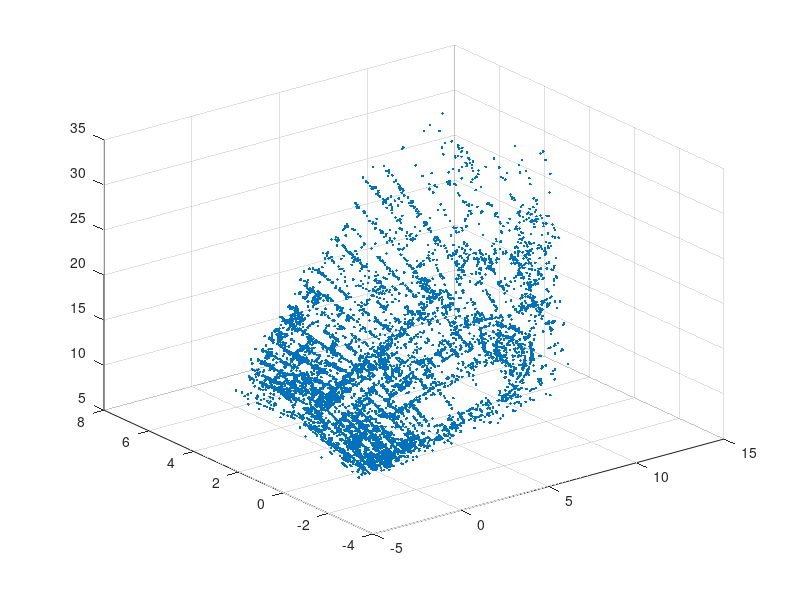

This figure's MATLAB source: (Note: this script raises an error after producing the figure.)
data = load("A2data/data/compEx1data.mat");
H_points_3D = data.X;
Ps = data.P;
img_points = data.x;
img_names = data.imfiles;
scatter3(H_points_3D(1,:),H_points_3D(2,:),H_points_3D(3,:),'.')
hold on
for i = 1 : length(Ps)
plotcams(Ps(i))
end
axis equal
%%
% Poject points on camera 1
img = imread(img_names{1});
flat_img1_points = pflat(img_points{1});

proj_points = Ps{1} * H_points_3D;
proj_points = pflat(proj_points);

visible = isfinite(proj_points(1,:));

imshow(img)
hold on                                                                                 
plot(proj_points(1,visible),proj_points(2,visible),'.')
plot(flat_img1_points(1,visible),flat_img1_points(2,visible),'o') 
axis equal
%%
% Projective transformation
T1 = [1 0 0 0; 0 3 0 0; 0 0 1 0; 1/8 1/8 0 1];
T2 = [1 0 0 0; 0 1 0 0; 0 0 1 0; 1/16 1/16 0 1];

X_p1 = pflat(T1 * H_points_3D);
X_p2 = pflat(T2 * H_points_3D);

Ps_p1 = cell(1,9);
Ps_p2 = cell(1,9);
for i = 1 :length(Ps)
    Ps_p1{i} = Ps{i} * T1^(-1);
    Ps_p2{i} = Ps{i} * T2^(-1);
end
% First transformation
scatter3(X_p1(1,:),X_p1(2,:),X_p1(3,:),'.')
hold on
axis equal
for i = 1 :length(Ps)
    plotcams(Ps_p1(i))
end
% Second transformation
figure(2)
scatter3(X_p2(1,:),X_p2(2,:),X_p2(3,:),'.')
hold on
axis equal
for i = 1 :length(Ps)
    plotcams(Ps_p2(i))
end

%% plots
project_and_plot(Ps_p1{1},X_p1,img_names{1})
hold on 
project_and_plot(Ps_p2{1},X_p2,img_names{1})
hold on 
img_points_1 = pflat(img_points{1});
plot(img_points_1(1,:),img_points_1(2,:),'o')
legend('Reconstruction from T1 view 1','Reconstruction from T2 view 1','Image 1 points')

%% Computer Exercise 2
data_ex2 = load("Assignment_2/A2data/data/compEx3data.mat") ;
meas_points_1 = data_ex2.x{1};
meas_points_2 = data_ex2.x{2};

x1_mu = mean(meas_points_1(1,:));
y1_mu = mean(meas_points_1(2,:));
x2_mu = mean(meas_points_2(1,:));
y2_mu = mean(meas_points_2(2,:));
x1_std = std(meas_points_1(1,:));
y1_std = std(meas_points_1(2,:));
x2_std = std(meas_points_2(1,:));
y2_std = std(meas_points_2(2,:));
N1 = [1/x1_std 0 -x1_mu/x1_std; 0 1/y1_std -y1_mu/y1_std; 0 0 1];
N2 = [1/x2_std 0 -x2_mu/x2_std; 0 1/y2_std -y2_mu/y2_std; 0 0 1];
norm_meas_points_1 = N1 * meas_points_1 ;
norm_meas_points_2 = N2 * meas_points_2 ;

subplot(1,2,1)
plot(meas_points_1(1,:),meas_points_1(2,:),'.')
title('Unnormlaized data points (Camera 1)')
subplot(1,2,2)
plot(norm_meas_points_1(1,:),norm_meas_points_1(2,:),'.')
title('Normlaized data points(Camera 1)')


figure(2)
subplot(1,2,1)
plot(meas_points_2(1,:),meas_points_2(2,:),'.')
title('Unnormlaized data points(Camera 2)')
subplot(1,2,2)
plot(norm_meas_points_2(1,:),norm_meas_points_2(2,:),'.')
title('Normlaized data points(Camera 2)')
%% DLT
points_3D = [data_ex2.Xmodel ; ones(1,length(data_ex2.Xmodel))];
[min_lambda_1 , min_egein_vec_1 , norm_Mv_1]=estimate_camera_DLT(norm_meas_points_1,points_3D);
[min_lambda_2 , min_egein_vec_2 , norm_Mv_2]=estimate_camera_DLT(norm_meas_points_2,points_3D);

P1 = reshape(-min_egein_vec_1(1:12),[4 3])';
P2 = reshape(-min_egein_vec_2(1:12),[4 3])';
P1_n = N1^(-1) * P1;
P2_n = N2^(-1) * P2;
Proj_1 = pflat(P1_n * points_3D);
Proj_2 = pflat(P2_n * points_3D);

cube_1 = imread("A2data/data/cube1.JPG");
cube_2 = imread("A2data/data/cube2.JPG");

figure(1)
imshow(cube_1)
hold on
plot(Proj_1(1,:),Proj_1(2,:),'o')
plot(meas_points_1(1,:),meas_points_1(2,:),'*')
hold off
legend('projected points','measured points')

figure(2)
imshow(cube_2)
hold on
plot(Proj_2(1,:),Proj_2(2,:),'o')
plot(meas_points_2(1,:),meas_points_2(2,:),'*')
legend('projected points','measured points')
%% 3D plots

plot_camera(P1_n,30)
hold on 
plot_camera(P2_n,30)
hold on
plot3(points_3D(1,:),points_3D(2,:),points_3D(3,:),'*')
legend("camera center","camera axis")
%% inner params
[K ,RT] = rq(P1_n);
%% Computer Ex 3

[ f1 , d1 ] = vl_sift ( single ( rgb2gray ( cube_1 )) , 'PeakThresh' , 1);

% imshow(cube_1)
% hold on
% vl_plotframe ( f1 );

[ f2 , d2 ] = vl_sift ( single ( rgb2gray ( cube_2 )) , 'PeakThresh' , 1);
[ matches , scores ] = vl_ubcmatch ( d1 , d2 );

x1 = [f1(1 , matches(1 ,:)); f1(2 , matches(1 ,:))];
x2 = [ f2(1 , matches(2 ,:)); f2(2 , matches(2 ,:))];

perm = randperm ( size ( matches ,2));
figure ;
imagesc ([ cube_1 cube_2]);
hold on ;
plot ([ x1(1 , perm(1:10)); x2(1 , perm(1:10))+ size( cube_1 ,2)] , ...
[ x1(2 , perm(1:10)); x2(2 , perm (1:10))] , ' - ' );
hold off ;
%% Computer Ex 4
% Matching points
X = triangulate_3D_point_DLT(P1_n, P2_n, x1, x2);
X_proj_1 = pflat(P1_n * X);
X_proj_2 = pflat(P2_n * X);

% plots
figure(1)
subplot(2,1,1)
imshow(cube_1)
hold on
plot(x1(1,:),x1(2,:),'*')
hold on
plot(X_proj_1(1,:),X_proj_1(2,:),'.')
legend('SIFT points','Computed points')

subplot(2,1,2)
imshow(cube_2)
hold on
plot(x2(1,:),x2(2,:),'*')
hold on
plot(X_proj_2(1,:),X_proj_2(2,:),'.')
legend('SIFT points','Computed points')
%%
% Matching normalaized points 
[K1 , RT1] = rq(P1_n);
[K2 , RT2] = rq(P2_n);

x1_n = pflat(K1^-1 * [x1 ; ones(1,length(x1))]);
x2_n = pflat(K2^-1 * [x2 ; ones(1,length(x1))]);

X_n = triangulate_3D_point_DLT(RT1,RT2,x1_n,x2_n);

X_proj_1_n = pflat(P1_n * X_n);
X_proj_2_n = pflat(P2_n * X_n);

err_1_n = sqrt(sum((x1(1:2,:) - X_proj_1_n(1:2,:)).^2));
err_2_n = sqrt(sum((x2(1:2,:) - X_proj_2_n(1:2,:)).^2));

goodPoints_n = (err_1_n < 3 & err_2_n < 3);
X_good_n = pflat(X_n(:, goodPoints_n));


% Plots for normlaized points
figure(2)
subplot(2,1,1)
imshow(cube_1)
hold on
plot(x1_n(1,:),x1_n(2,:),'*')
hold on
plot(X_proj_1_n(1,:),X_proj_1_n(2,:),'.')
legend('SIFT points','Computed points')

subplot(2,1,2)
imshow(cube_2)
hold on
plot(x2_n(1,:),x2_n(2,:),'*')
hold on
plot(X_proj_2_n(1,:),X_proj_2_n(2,:),'.')
legend('SIFT points','Computed points')
%%
% 3D plot
figure(3)

plot3(X_good_n(1,:),X_good_n(2,:),X_good_n(3,:),'.')
hold on 
plot3(points_3D(1,:),points_3D(2,:),points_3D(3,:),'*')
hold on
plot_camera(P1_n,30)
hold on 
plot_camera(P2_n,30)
legend("3D points","Cube model")
